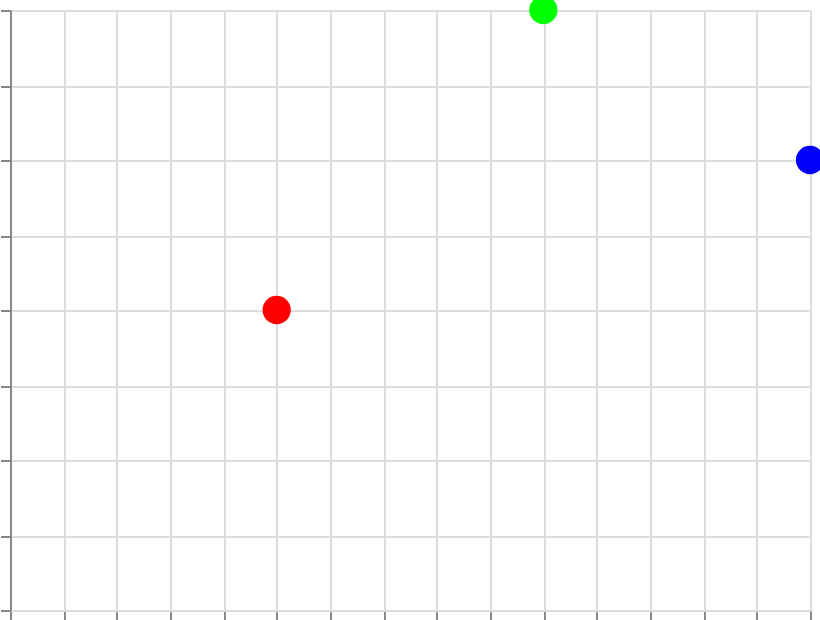

Express this chart as Vega-Lite.
### Vega specification from a JSON file in a GitHub repository (floating-point values rounded to 4 significant figures)
{"$schema": "https://vega.github.io/schema/vega/v6.json", "width": 400, "height": 300, "padding": 5, "autosize": "none", "data": [{"name": "table", "values": [{"x": 1, "y": 2, "cat": "A"}, {"x": 2, "y": 4, "cat": "B"}, {"x": 3, "y": 3, "cat": "C"}]}], "scales": [{"name": "x", "type": "linear", "domain": {"data": "table", "field": "x"}, "range": "width", "nice": true}, {"name": "y", "type": "linear", "domain": {"data": "table", "field": "y"}, "range": [{"signal": "height"}, 0], "nice": true}, {"name": "color", "type": "ordinal", "domain": {"data": "table", "field": "cat", "sort": true}, "range": ["#ff0000", "#00ff00", "#0000ff"]}], "marks": [{"type": "symbol", "from": {"data": "table"}, "encode": {"update": {"x": {"scale": "x", "field": "x"}, "y": {"scale": "y", "field": "y"}, "size": {"value": 200}, "fill": {"scale": "color", "field": "cat"}}}}], "axes": [{"scale": "x", "orient": "bottom", "grid": true, "labels": false}, {"scale": "y", "orient": "left", "grid": true, "labels": false}], "legends": [{"fill": "color"}]}
